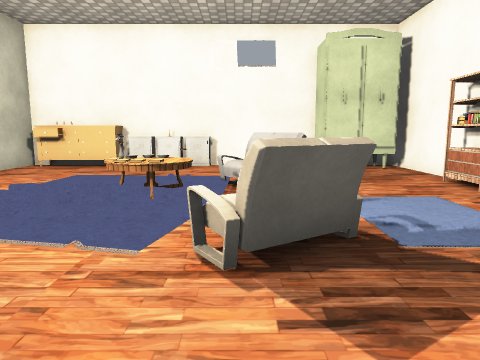
[1] (above)

12 first-person views from a walk through a scene from a Unity 3-D project. The camera is 1.2 m above the floor, tilts 8° down and sees 70° across. The floor is counted in squares, 1 m on a side. Each view is taken from the middle of a square. On the plan, view 1 faces up. The plan holds only what a view shows up to about 14 squares ahead; the rest is blank. The place goes on beyond the plan. The player character is not drawn. Some surface patterns are stand-ins.

[2]
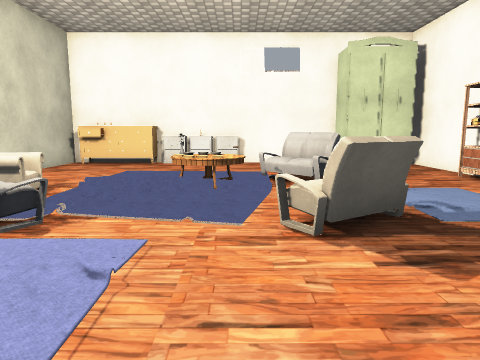

[3]
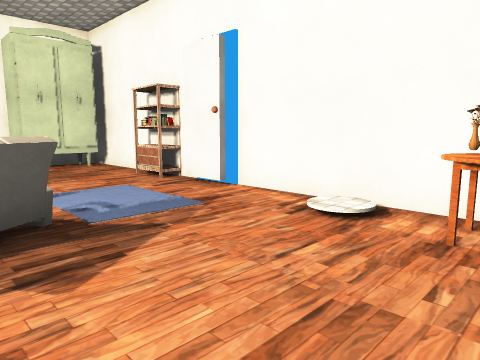

[4]
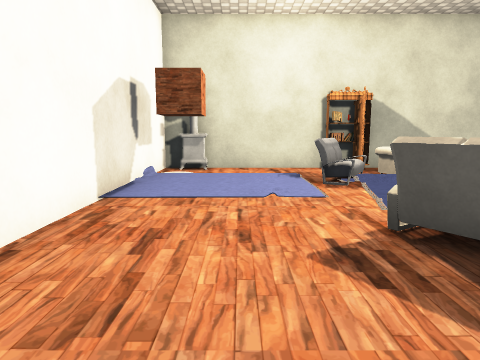

[5]
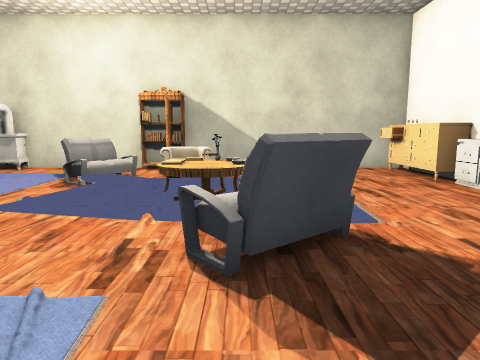

[6]
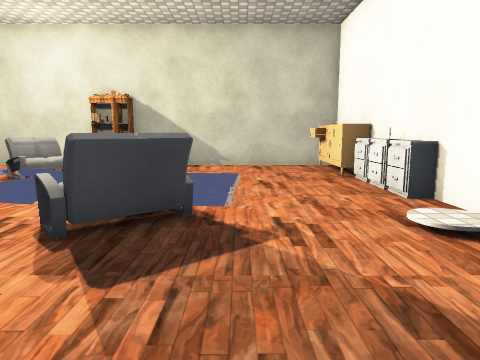

[7]
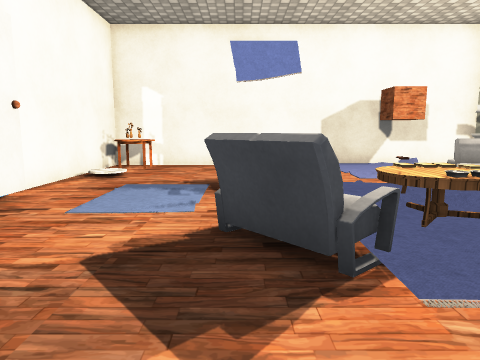

[8]
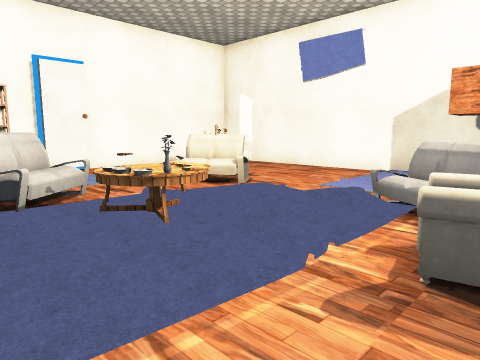

[9]
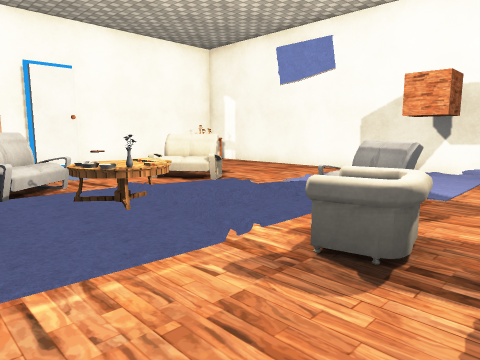

[10]
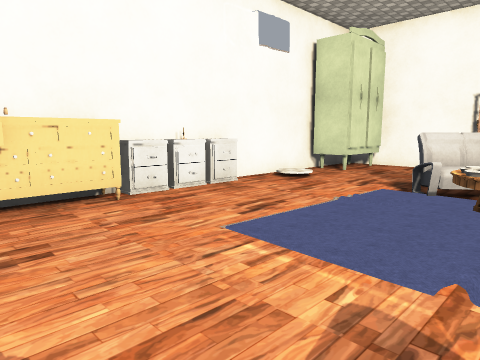

[11]
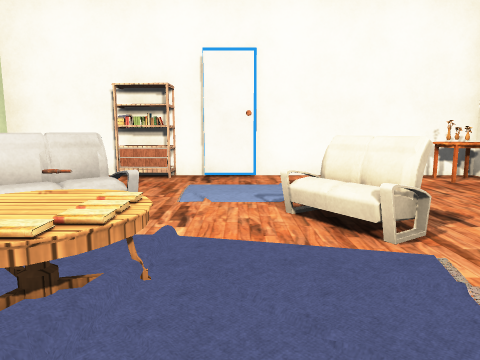

[12]
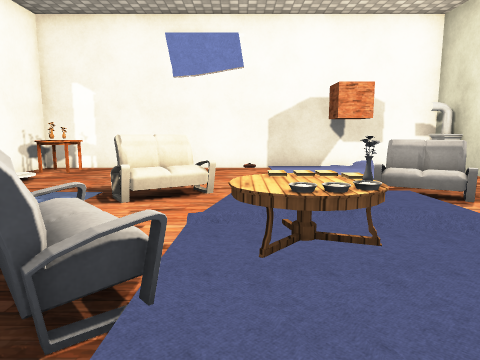

### Floor plan
Points are (right, up) in squares from view 1. A wall is a line through its corners. A room is listed if a view was taken in it or the views show most of it. See-through windows are left out.
Room 1 (views 1, 2, 3, 4, 5, 6, 7, 8, 9, 10, 11, 12)
walls: (5, 4.6) (5, 6); (-7.5, 3.6) (-7.5, 0.5); (-4.4, 12.5) (-7.5, 12.5); (3.1, 12.5) (-0.6, 12.5); (-7.5, 11.5) (-7.5, 5.4); (-7.6, -1.5) (5.5, -1.5) (5.5, 12.5)
objects: stove (-8, -1) to (-7, 0); books (-8, 5); other object (-7, 4); other object (-7, 5); other object (-7, 12); other object (-6, 5) to (-5, 6); other object (-6, 12); other object (-5, 3) to (-4, 3); other object (-5, 4); other object (-5, 12); other object (-4, 4); closet (-4, 12) to (-3, 13); bowl (-3, 7); other object (-3, 12) to (-2, 12); books (-2, 6); bowl (-2, 7); bowl (-2, 8); closet (-2, 13); books (-1, 6); other object (-1, 7); closet (-1, 12) to (-1, 13); other object (0, 3) to (1, 4); other object (0, 7) to (0, 8); other object (1, 7) to (1, 8); other object (2, 4) to (3, 6); closet (3, 11) to (4, 11); table (4, -1) to (5, 0); books (5, 7) to (5, 8); other object (6, 8)

Positions as (right, up) in squares from view 1, and headings:
1: (0, 0), facing up
2: (-1, -1), facing up
3: (0, -1), facing up-right
4: (4, 1), facing left
5: (4, 7), facing left
6: (5, 9), facing left
7: (1, 11), facing down
8: (-6, 9), facing down-right
9: (-7, 9), facing down-right
10: (-7, 6), facing up-right
11: (-4, 5), facing right
12: (-1, 10), facing down
